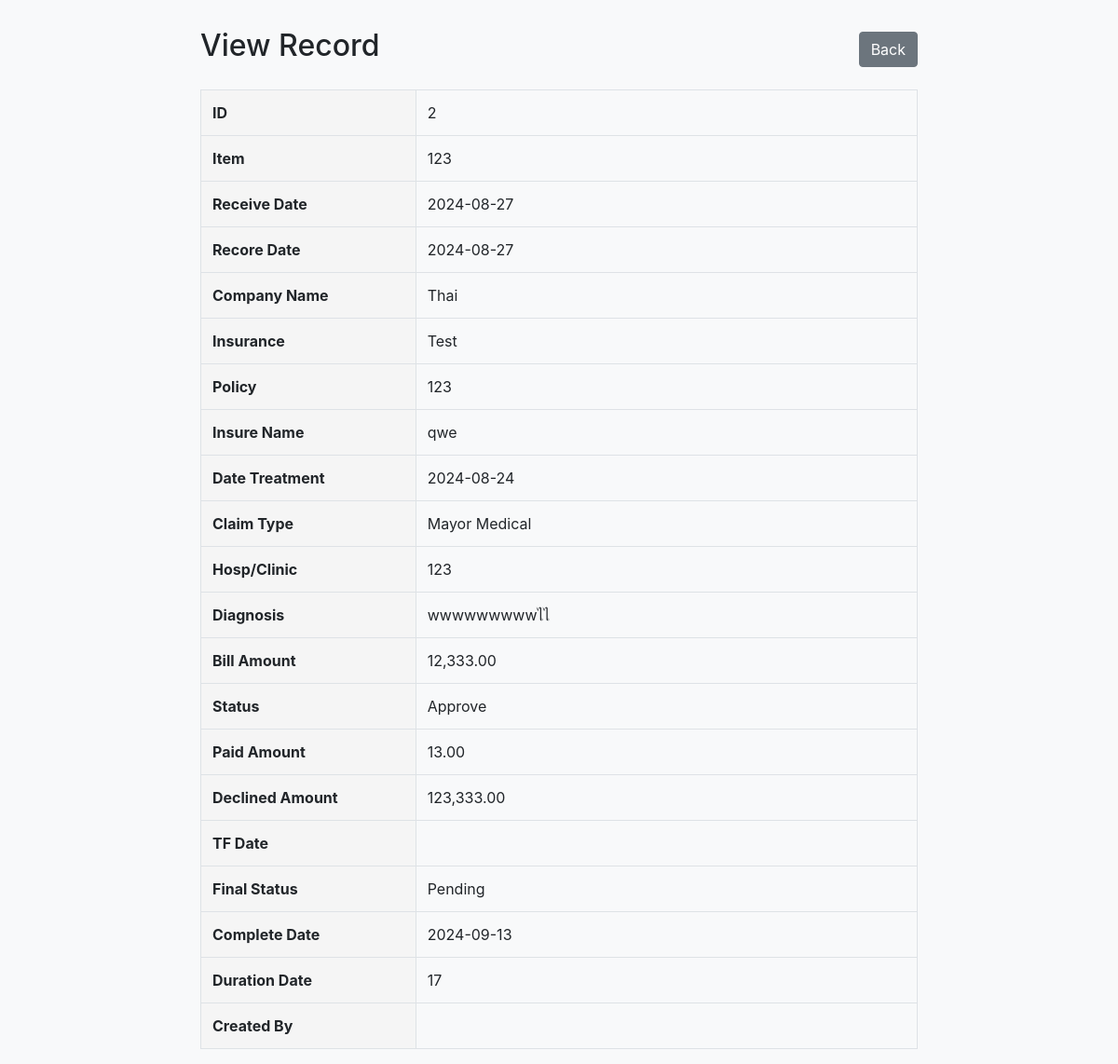
The page /clamdb/view_clam.php?id=2 on the database its author committed.
### tables this page shows
CREATE TABLE `claims` (
  `id` int(11) NOT NULL,
  `item` varchar(255) NOT NULL,
  `receive_date` date DEFAULT NULL,
  `recore_date` date DEFAULT NULL,
  `company_name` varchar(255) DEFAULT NULL,
  `insurance` varchar(255) DEFAULT NULL,
  `policy` varchar(255) DEFAULT NULL,
  `insure_name` varchar(255) DEFAULT NULL,
  `date_treatment` date DEFAULT NULL,
  `claim_type` varchar(255) DEFAULT NULL,
  `hosp_clinic` varchar(255) DEFAULT NULL,
  `diagnosis` text DEFAULT NULL,
  `bill_amount` decimal(10,2) DEFAULT NULL,
  `remark` text DEFAULT NULL,
  `status` varchar(255) DEFAULT NULL,
  `paid_amount` decimal(10,2) DEFAULT NULL,
  `declined_amount` decimal(10,2) DEFAULT NULL,
  `tf_date` date DEFAULT NULL,
  `final_status` varchar(255) DEFAULT NULL,
  `complete_date` date DEFAULT NULL,
  `duration_date` int(11) DEFAULT NULL,
  `created_by` varchar(255) DEFAULT NULL,
  `created_at` datetime DEFAULT current_timestamp()
);

### clamdb/view_clam.php (the view, shortened to what this page needs)
<?php
require '../db.php';
if (isset($_GET['id'])) {
    $id = $_GET['id'];
    $sql = "SELECT * FROM claims WHERE id = :id";
    $stmt = $conn->prepare($sql);
    $stmt->bindParam(':id', $id, PDO::PARAM_INT);
    $stmt->execute();
    $claim = $stmt->fetch(PDO::FETCH_ASSOC);
} else {
    echo "Invalid request.";
    exit();
}
?>
<!DOCTYPE html>
<html lang="en">
<head>
    <link rel="stylesheet" href="https://stackpath.bootstrapcdn.com/bootstrap/4.5.2/css/bootstrap.min.css">
</head>
<body>
    <div class="container">
        <div class="header-container">
            <h2>View Record</h2>
            <a href="indexclam.php" class="btn btn-secondary">Back</a>
        </div>
        <table class="table table-bordered">
        <tr>
                <th>ID</th>
                <td><?= htmlspecialchars($claim['id']) ?></td>
            </tr>
            <tr>
                <th>Item</th>
                <td><?= htmlspecialchars($claim['item']) ?></td>
            </tr>
            <tr>
                <th>Receive Date</th>
                <td><?= htmlspecialchars($claim['receive_date']) ?></td>
            </tr>
            <tr>
                <th>Recore Date</th>
                <td><?= htmlspecialchars($claim['recore_date']) ?></td>
            </tr>
            <tr>
                <th>Company Name</th>
                <td><?= htmlspecialchars($claim['company_name']) ?></td>
            </tr>
            <tr>
                <th>Insurance</th>
                <td><?= htmlspecialchars($claim['insurance']) ?></td>
            </tr>
            <tr>
                <th>Policy</th>
                <td><?= htmlspecialchars($claim['policy']) ?></td>
            </tr>
            <tr>
                <th>Insure Name</th>
                <td><?= htmlspecialchars($claim['insure_name']) ?></td>
            </tr>
            <tr>
                <th>Date Treatment</th>
                <td><?= htmlspecialchars($claim['date_treatment']) ?></td>
            </tr>
            <tr>
                <th>Claim Type</th>
                <td><?= htmlspecialchars($claim['claim_type']) ?></td>
            </tr>
            <tr>
                <th>Hosp/Clinic</th>
                <td><?= htmlspecialchars($claim['hosp_clinic']) ?></td>
            </tr>
            <tr>
                <th>Diagnosis</th>
                <td><?= htmlspecialchars($claim['diagnosis']) ?></td>
            </tr>
            <tr>
                <th>Bill Amount</th>
                <td><?= number_format($claim['bill_amount'], 2) ?></td>
            </tr>
            <tr>
                <th>Status</th>
                <td><?= htmlspecialchars($claim['status']) ?></td>
            </tr>
            <tr>
                <th>Paid Amount</th>
                <td><?= number_format($claim['paid_amount'], 2) ?></td>
            </tr>
            <tr>
                <th>Declined Amount</th>
                <td><?= number_format($claim['declined_amount'], 2) ?></td>
            </tr>
            <tr>
                <th>TF Date</th>
                <td><?= htmlspecialchars($claim['tf_date']) ?></td>
            </tr>
            <tr>
                <th>Final Status</th>
                <td><?= htmlspecialchars($claim['final_status']) ?></td>
            </tr>
            <tr>
                <th>Complete Date</th>
                <td><?= htmlspecialchars($claim['complete_date']) ?></td>
            </tr>
            <tr>
                <th>Duration Date</th>
                <td><?= htmlspecialchars($claim['duration_date']) ?></td>
            </tr>
            <tr>
                <th>Created By</th>
                <td><?= htmlspecialchars($claim['created_by']) ?></td>
            </tr>
        </table>
    </div>
</body>
</html>

### clamdb/view_clam.php (style rules this page uses)
body { background-color: #f8f9fa; }
.container { margin-top: 30px; max-width: 800px; }
.table th { width: 30%; background-color: #f5f5f5; }
.header-container { display: flex; justify-content: space-between; align-items: center; margin-bottom: 20px; }

### rows shown on the page
claims: id "2", item "123", receive_date "2024-08-27", recore_date "2024-08-27", company_name "Thai", insurance "Test", policy "123", insure_name "qwe", date_treatment "2024-08-24", claim_type "Mayor Medical", hosp_clinic "123", diagnosis "wwwwwwwwwไไ", bill_amount "12,333.00", status "Approve", paid_amount "13.00", declined_amount "123,333.00", final_status "Pending", complete_date "2024-09-13", duration_date "17"
